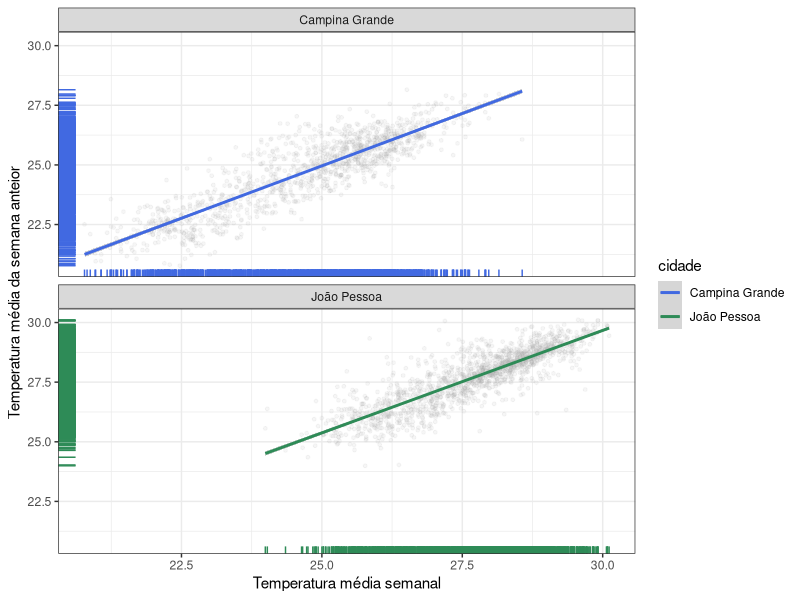
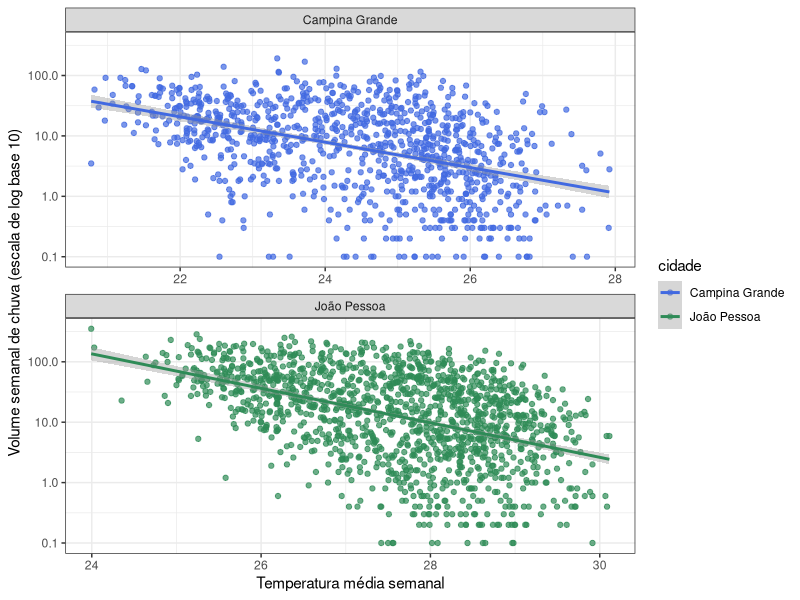
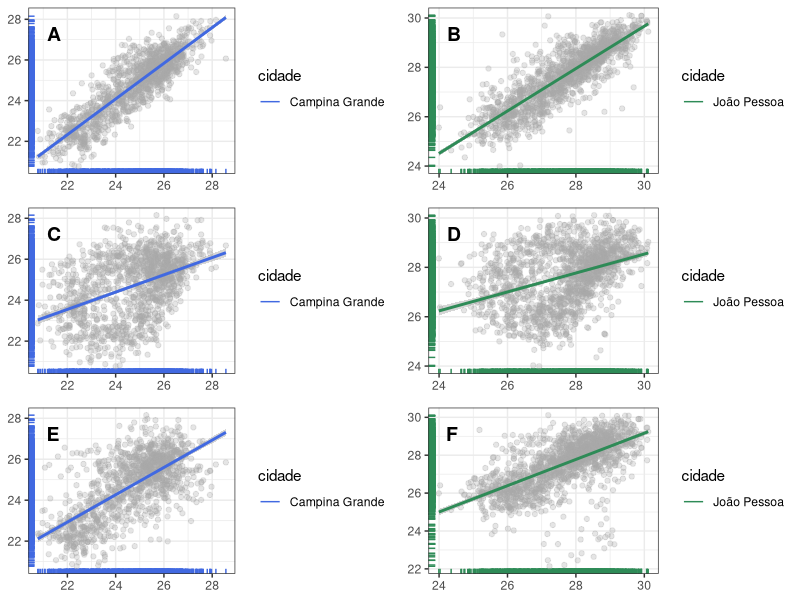
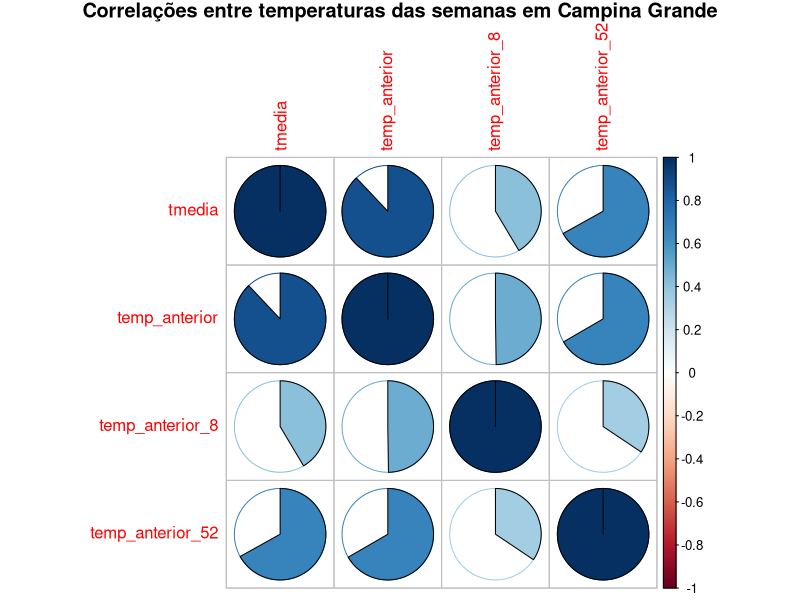
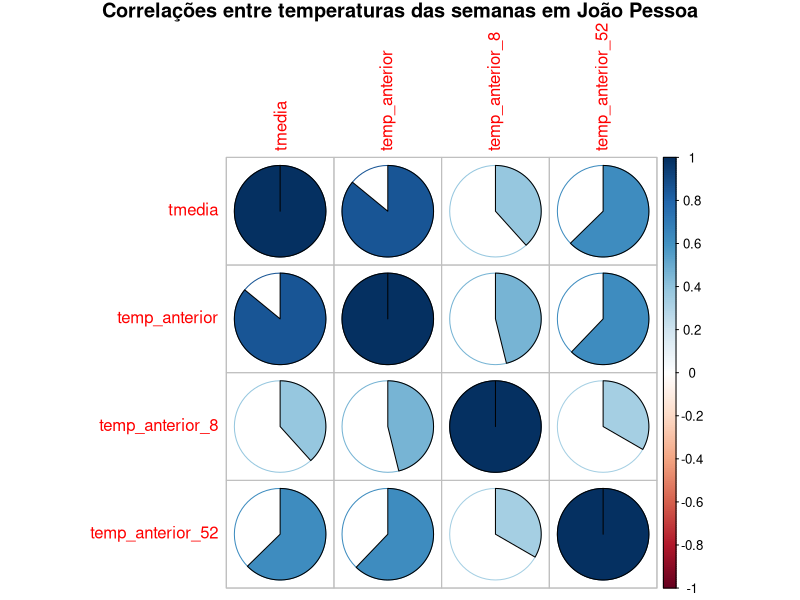

R code for these plots, in order:
## ---- chunk 1
knitr::opts_chunk$set(echo = TRUE)
## ---- chunk 2
library(tidyverse)
library(here)
library(lubridate)
library(ggbeeswarm)
theme_set(theme_bw())
library(gridExtra)
library(cowplot)
library(lubridate)
library(corrplot)
## ---- chunk 3
climas = read_csv(here::here("data/clima_cg_jp-semanal.csv"), col_types = "cTdddddd")
## ---- chunk 4
climas_temp = climas %>% 
  mutate(temp_anterior = lag(tmedia, n = 1)) 
climas_temp = climas_temp %>%
    mutate(temp_anterior_8 = lag(tmedia, n = 8))
climas_temp = climas_temp %>%
    mutate(temp_anterior_52 = lag(tmedia, n = 52))

glimpse(climas_temp)
## ---- chunk 5
climas_temp %>%
    filter(!is.na(temp_anterior)) %>%
    ggplot(aes(x = tmedia, y = temp_anterior, color = cidade)) + 
    facet_wrap(~cidade, nrow = 2) +
    labs(x='Temperatura média semanal', y= "Temperatura média da semana anteior")+
    geom_rug() +
    geom_jitter(size = 1, alpha = 0.1, color = 'darkgray') +
    geom_smooth(formula = y ~ x, method = "lm") +
    scale_color_manual(breaks = c("Campina Grande", "João Pessoa"), values=c("royalblue","seagreen"))
## ---- chunk 6
mydata_cg <- climas_temp %>%
    filter(!is.na(temp_anterior)) %>%
    filter(cidade == "Campina Grande") %>%
    select(tmedia, temp_anterior)

mydata_jp <- climas_temp %>%
    filter(!is.na(temp_anterior)) %>%
    filter(cidade == "João Pessoa") %>%
    select(tmedia, temp_anterior)
## ---- chunk 7
print("Correlação entre temperaturas em Campina Grande")
cor(mydata_cg, method = "pearson")
## ---- chunk 8
print("Correlação entre temperaturas em João Pessoa")
cor(mydata_jp, method = "pearson")
## ---- chunk 9
climas_temp %>%
    filter(chuva > 0) %>%
    ggplot(aes(x = tmedia, y = chuva, color = cidade)) + 
    #geom_point()+
    facet_wrap(~cidade, nrow = 2, ncol = 1, scales = "free_x") +
    geom_jitter(size = 1.5, alpha = 0.7) +
    geom_smooth(formula = y ~ x, method = "lm")+
    scale_color_manual(breaks = c("Campina Grande", "João Pessoa"), values=c("royalblue","seagreen"))+
    labs(x='Temperatura média semanal', y= "Volume semanal de chuva (escala de log base 10)")+
    scale_y_log10()

## ---- chunk 10
v1 <- climas_temp %>%
    filter(!is.na(temp_anterior), cidade == "Campina Grande") %>%
    ggplot(aes(x = tmedia, y = temp_anterior, color = cidade)) + 
    geom_rug() +
    labs(x = NULL, y = NULL) +
    geom_jitter(size = 1.5, alpha = 0.3, color = 'darkgray')+
    geom_smooth(formula = y ~ x, method = "lm", color='royalblue')+
    scale_color_manual(breaks = c("Campina Grande"), values=c("royalblue"))
v2 <- climas_temp %>%
    filter(!is.na(temp_anterior), cidade == "João Pessoa") %>%
    ggplot(aes(x = tmedia, y = temp_anterior, color = cidade)) + 
    geom_rug() +
    labs(x = NULL, y = NULL) +
    geom_jitter(size = 1.5, alpha = 0.3, color = 'darkgray')+
    geom_smooth(formula = y ~ x, method = "lm",  color='seagreen')+
    scale_color_manual(breaks = c("João Pessoa"), values=c("seagreen"))
v3 <- climas_temp %>%
    filter(!is.na(temp_anterior_8), cidade == "Campina Grande") %>%
    ggplot(aes(x = tmedia, y = temp_anterior_8, color = cidade)) + 
    geom_rug() +
    labs(x = NULL, y = NULL) +
    geom_jitter(size = 1.5, alpha = 0.3, color = 'darkgray')+
    geom_smooth(formula = y ~ x, method = "lm", color='royalblue')+
    scale_color_manual(breaks = c("Campina Grande"), values=c("royalblue"))
v4 <- climas_temp %>%
    filter(!is.na(temp_anterior_8), cidade == "João Pessoa") %>%
    ggplot(aes(x = tmedia, y = temp_anterior_8, color = cidade)) + 
    geom_rug() +
    labs(x = NULL, y = NULL) +
    geom_jitter(size = 1.5, alpha = 0.3, color = 'darkgray')+
    geom_smooth(formula = y ~ x, method = "lm",  color='seagreen')+
    scale_color_manual(breaks = c("João Pessoa"), values=c("seagreen"))
v5 <- climas_temp %>%
    filter(!is.na(temp_anterior_52), cidade == "Campina Grande") %>%
    ggplot(aes(x = tmedia, y = temp_anterior_52, color = cidade)) + 
    geom_rug() +
    labs(x = NULL, y = NULL) +
    geom_jitter(size = 1.5, alpha = 0.3, color = 'darkgray')+
    geom_smooth(formula = y ~ x, method = "lm", color='royalblue')+
    scale_color_manual(breaks = c("Campina Grande"), values=c("royalblue"))
v6 <- climas_temp %>%
    filter(!is.na(temp_anterior_52), cidade == "João Pessoa") %>%
    ggplot(aes(x = tmedia, y = temp_anterior_52, color = cidade)) + 
    geom_rug() +
    labs(x = NULL, y = NULL) +
    geom_jitter(size = 1.5, alpha = 0.3, color = 'darkgray')+
    geom_smooth(formula = y ~ x, method = "lm",  color='seagreen')+
    scale_color_manual(breaks = c("João Pessoa"), values=c("seagreen"))


plot_grid(v1, v2, v3, v4, v5, v6, ncol = 2, nrow= 3, labels = c('A', 'B', 'C', 'D', 'E', 'F'), label_y = 0.9, label_x = 0.1) 
## ---- chunk 11
mydata_cg2 <- climas_temp %>%
    filter(!is.na(temp_anterior)) %>%
    filter(!is.na(temp_anterior_8)) %>%
    filter(!is.na(temp_anterior_52)) %>%
    filter(cidade == "Campina Grande") %>%
    select(tmedia, temp_anterior, temp_anterior_8, temp_anterior_52)

mydata_jp2 <- climas_temp %>%
    filter(!is.na(temp_anterior)) %>%
    filter(!is.na(temp_anterior_8)) %>%
    filter(!is.na(temp_anterior_52)) %>%
    filter(cidade == "João Pessoa") %>%
    select(tmedia, temp_anterior, temp_anterior_8, temp_anterior_52)
## ---- chunk 12

corrplot(cor(mydata_cg2), method = "pie", title = "Correlações entre temperaturas das semanas em Campina Grande", mar=c(0,0,1,0))
corrplot(cor(mydata_jp2), method = "pie", title = "Correlações entre temperaturas das semanas em João Pessoa", mar=c(0,0,1,0))

